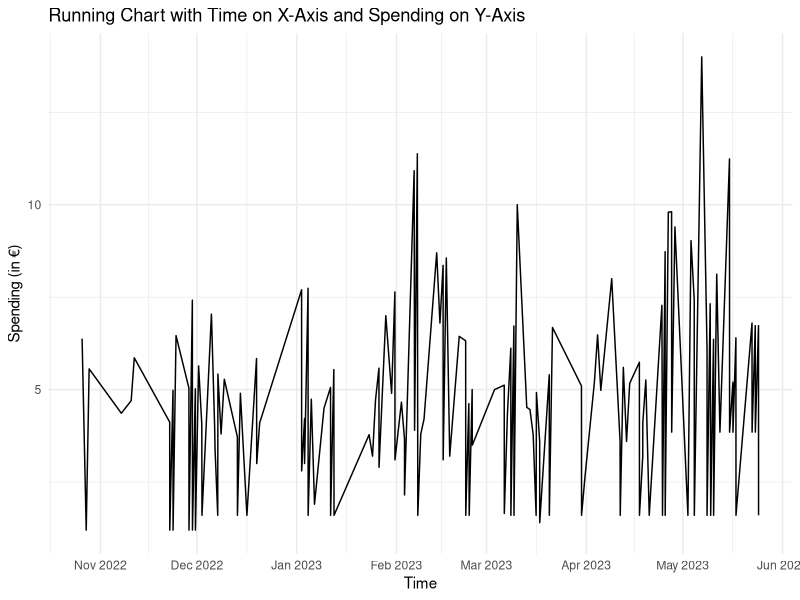
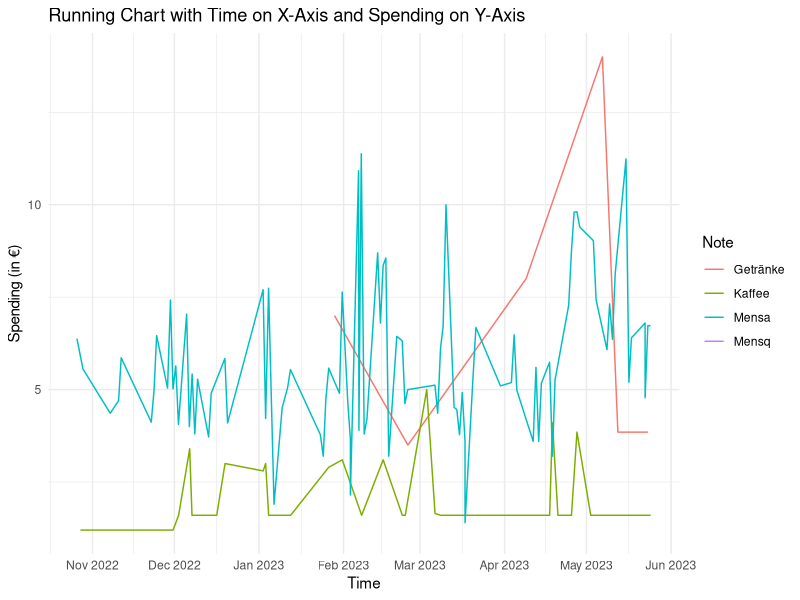
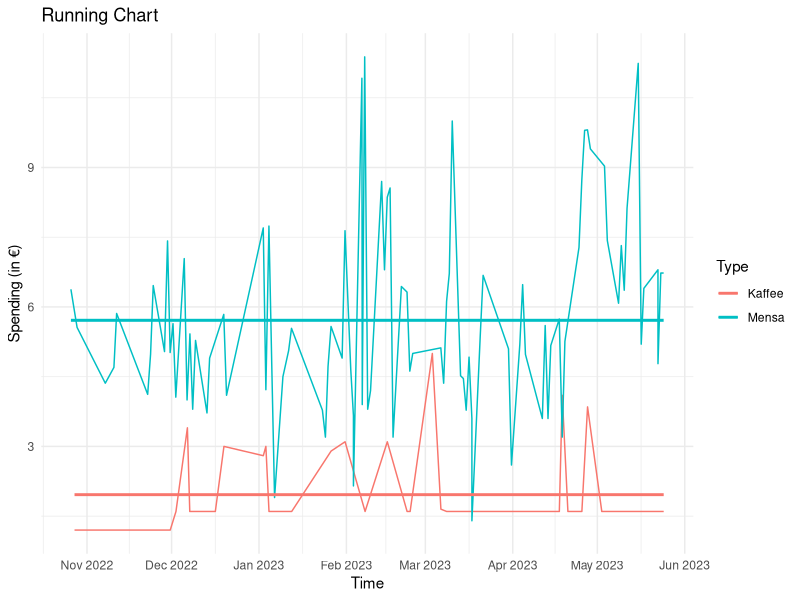

The R source for these figures, in order:
## ---- chunk 1
Sys.time()
## ---- chunk 2
library(tidyverse)
library(lubridate)

new_year_berlin <- "2023-12-31 23:59:59" %>% with_tz("Europe/Berlin")
new_year_berlin

new_year_sydney <- new_year_berlin %>% with_tz("Australia/Sydney")
new_year_sydney
## ---- chunk 3
# one hour
time <- 1 

# half hours
hours <- c(1, 1.5, 2.5)

# 1 hour 10 min = 7/6 (in hours)
one_hour_10_min <- c(1.1666667)
## ---- chunk 4
German_Date <- c("24.12.2023")

# This does not work without the format option 
#as.Date(German_Date)  

as.Date(German_Date, format = "%d.%m.%Y")
## ---- chunk 5
# Calculate the difference between two times
time1 <- as.POSIXct("2023-12-25 14:30:00", format = "%Y-%m-%d %H:%M:%S")
time2 <- as.POSIXct("2023-12-25 15:45:00", format = "%Y-%m-%d %H:%M:%S")
difftime(time2, time1, units = "mins")
## ---- chunk 6
library(tidyverse)

Coffee <- read_csv("./data/Coffee/Coffee.csv") %>% 
  select(Date = Datum, 
         Category = Kategorie, 
         Note = Notiz...5, 
         Amount = Betrag) 

glimpse(Coffee)
## ---- chunk 7
Coffee$Date <- as.POSIXct(Coffee$Date, format = "%d/%m/%Y %H:%M:%S")
head(Coffee$Date)
## ---- chunk 8
# First and Last Date
range(Coffee$Date)

# Range in Days
diff(range(Coffee$Date))
## ---- chunk 9
Coffee$time_of_day <- format(Coffee$Date, "%H:%M:%S")
head(Coffee$time_of_day)
## ---- chunk 10
library(chron)

# Convert time values to chron objects
chron_times <- times(Coffee$time_of_day)

# Calculate the mean of times
mean(chron_times)
## ---- chunk 11
ggplot(Coffee, aes(x = Date, y = Amount)) +
  geom_line() +
  labs(title = "Running Chart with Time on X-Axis and Spending on Y-Axis",
       x = "Time",
       y = "Spending (in €)") +  
  theme_minimal() + 
  scale_x_datetime(date_breaks = "1 month", date_labels = "%b %Y") 
## ---- chunk 12
ggplot(Coffee, aes(x = Date, y = Amount, col = Note)) +
  geom_line() +
  labs(title = "Running Chart with Time on X-Axis and Spending on Y-Axis",
       x = "Time",
       y = "Spending (in €)") +  
  theme_minimal() + 
  scale_x_datetime(date_breaks = "1 month", date_labels = "%b %Y") 
## ---- chunk 13
Coffee_Clean <- Coffee %>% 
  filter(Note != "Getränke") %>% 
  mutate(Note = replace(Note, Note == "Mensq", "Mensa")) 

Coffee_Clean %>% 
  ggplot(aes(x = Date, y = Amount, col = Note)) +
  geom_line() +
  labs(title = "Running Chart",
       x = "Time",
       y = "Spending (in €)",
       col = "Type") +  
  theme_minimal() + 
  scale_x_datetime(date_breaks = "1 month", date_labels = "%b %Y") +
  stat_smooth(method="lm", formula=y~1, se=FALSE)
